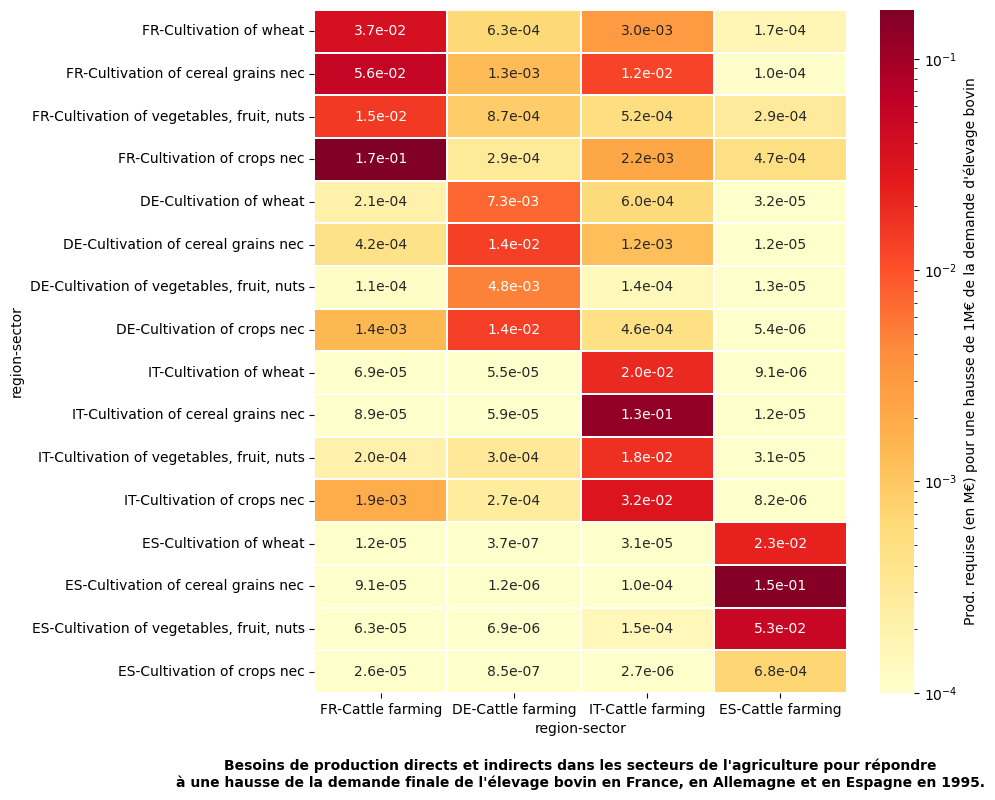
#> input picture Secteur bovin - Chaîne d'Approvisionnement/Heatmap_CattleFarming/ISIC-A_Agriculture/Agri_1995.png, 995 x 800 px, found by its file name
$ jupyter execute --allow-errors heatmap_interactive.ipynb
#> lines starting #> are read from the running program, lines starting #| are printed output that depends on the picture
# Chaîne d'approvisionnement du secteur bovin.

Ce code permet d'observer l'évolution de la chaîne d'approvisionnement du secteur bovin entre 1995 et 2022.

[cell 1]
#importations des librairies
import pymrio
import pandas as pd
import numpy as np
import matplotlib.pyplot as plt
from matplotlib.colors import LogNorm
import seaborn as sns
import os
import imageio

### Choix des industries et des régions.

Nous avons classer les industries presentes dans les bases de données EXIOBASE3 avec la classification des industries qu'utilise les Nations-Unis avec l'International Standard Industrial Classification of All Economic Activities (ISIC). Nous avons utilisé pour classer les industries leur Révision 4 publiée en 2008 que vous pouvez trouver [ici](https://unstats.un.org/unsd/classifications/Econ/Download/In%20Text/ISIC_Rev_4_publication_French.pdf).

Vous pouvez la égalment consulter la classifications des industries presentes dans EXIOBASE3 que nous avons faites ici.

Afin d'observer la chaîne d'approvisionnement du secteur bovin, nous avons pré-selectionné des types d'industries qui nous intéresse et qui nous semble pertinent pour étudier les besoins nécessaires à pour la production du secteur bovin.

Pour cela, nous avons réunis dans le type d'industrie ISIC-A qui correspond aux activités de l

Expliquer pourquoi on a sélectionné ces secteurs

[cell 2]
#Listes des secteurs qui nous intéressent
#Utilisation de la classification des industries des Nations Unies, l'International Standard Industrial Classification of All Economic Activities (ISIC).

#ISIC-A: Agriculture, sylviculture et pêche
Agri_For_Fish = [ 'Cultivation of wheat', 'Cultivation of cereal grains nec',
                 'Cultivation of vegetables, fruit, nuts',
                 'Cultivation of crops nec']

#ISIC-C: Activités de fabrication
Manufacturing_Food = ['Production of meat products nec',
					'Processing vegetable oils and fats',
					'Processing of dairy products',
					'Processing of Food products nec',
					'Manufacture of beverages',
                    'Processing of meat cattle']

Manufacture = ['Manufacture of machinery and equipment n.e.c. (29)',
						'Manufacture of electrical machinery and apparatus n.e.c. (31)',
						'Manufacture of motor vehicles, trailers and semi-trailers (34)',
						'Manufacture of other transport equipment (35)',
						'Manufacture of furniture; manufacturing n.e.c. (36)']

#ISIC-D: Production et distribution d’électricité, de gaz, de vapeur et climatisation
Elec_gas_steam_air = ['Production of electricity by coal',
						'Production of electricity by gas',
						'Production of electricity by petroleum and other oil derivatives',
						'Production of electricity by biomass and waste',
						'Production of electricity by solar photovoltaic',
						'Transmission of electricity',
						'Distribution and trade of electricity',
						'Collection, purification and distribution of water (41)']

#ISIC-H: Transport et entreposage
Land_Transport = ['Transport via railways',
	'Other land transport', 'Supporting and auxiliary transport activities; activities of travel agencies (63)',
	'Post and telecommunications (64)']

#SIC-K/L/M: Activités financières et d’assurances/Activités immobilières/Activités professionnelles, scientifiques et techniques
Financial_insur_state = ['Financial intermediation, except insurance and pension funding (65)',
						'Insurance and pension funding, except compulsory social security (66)',
						'Activities auxiliary to financial intermediation (67)',
						'Real estate activities (70)',
						'Renting of machinery and equipment without operator and of personal and household goods (71)',
						'Computer and related activities (72)',
						'Research and development (73)',
						'Other business activities (74)']

Pouquoi avoir sélectionnée ces pays

[cell 3]
#Liste des régions qui nous interessent
regions = ['FR', 'DE', 'IT', 'ES']

### Nettoyage de l'inverse de la matrice de Leontief

Que represente la matrice inverse de Leontief

[cell 4]
#Creation de la fonction 'load'
def load(year, regions, Agri_For_Fish, Manufacturing_Food, Manufacture, Financial_insur_state, Land_Transport, Elec_gas_steam_air):
    #Chargement des bases de données EXIOBASE3
    path = f"C:/Master 1/Stage/EXIOBASE3/IOT_{year}_ixi.zip"
    exio3 = pymrio.parse_exiobase3(path=path)

    #Commande pymrio qui permet de compléter les parties manquantes de EXIOBASE3
    exio3.calc_all()

    #Utilisation des fonctions Pymrio pour calculer les matrices x et A
    x = pymrio.calc_x(Z=exio3.Z, Y=exio3.Y)
    A = pymrio.calc_A(Z=exio3.Z, x=x)

    #Matrice identité de la même taille que la matrice A
    I = np.identity(A.shape[0])

    #Calcul de l'inverse de (I-A): permet d'obtenir la matrice inverse de Leontief
    inv = np.linalg.inv(I - A)

    #Transformation de 'inv' en DataFrame avec le noms des axes correspondant
    dfinv = pd.DataFrame(inv, index=A.index, columns=A.columns)

    #Multindex: pour les colonnes garde uniquement les secteurs 'Cattle farming' pour toutes les régions
    dfinv = dfinv.loc[:, (slice(None), 'Cattle farming')]

    #Fonction pour filtrer les DataFrames par secteur et région
    def filter(dfinv, regions, sectors):
        #Liste vide
        df_list = []
        #Creation d'une boucle pour chaque région
        for region in regions:
            #Filtrer les lignes avec les régions qui nous intéressent
            df_region = dfinv.loc[dfinv.index.get_level_values('region') == region]
            #Filtrer les lignes avec les secteurs qui nous intéressent
            df_region_filtered = df_region[df_region.index.get_level_values('sector').isin(sectors)]
            #La DataFrame crée pour une région de la boucle est ajoutée à la liste 'df_list'
            df_list.append(df_region_filtered)
            #Concatener les résultats filtrer en une seule DataFrame
        return pd.concat(df_list).loc[:, regions]

    #Applique la fonction à tous les types de secteurs
    dfinv_UE = filter(dfinv, regions, Agri_For_Fish)
    df1inv_UE = filter(dfinv, regions, Manufacturing_Food)
    df2inv_UE = filter(dfinv, regions, Manufacture)
    df3inv_UE = filter(dfinv, regions, Financial_insur_state)
    df4inv_UE = filter(dfinv, regions, Land_Transport)
    df5inv_UE = filter(dfinv, regions, Elec_gas_steam_air)

    #Résultat de la fonction 'load'
    return dfinv_UE, df1inv_UE, df2inv_UE, df3inv_UE, df4inv_UE, df5inv_UE

#> (a cell that did not finish here is left out)

### Création de cartes thermiques pour chaque type de secteur.

[cell 6]
#Heatmap pour le type d'industrie ISIC-A
#Creation d'un répetoires pour enregistrer les heatmap
os.makedirs('Chaine_Approv_Agri', exist_ok=True)

#Modifier la taille de la figure
plt.figure(figsize=(10, 8))

#Fonction pour avoir des notations scientifiques
def scientific_notation(x, pos):
    return f'{x:.1e}'

#Création d'une carte thermique des DataFrames
#> (the rest of this cell did not finish here and is left out)

Mise en log petite valeur

[cell 7]
#Heatmap pour le type d'industrie ISIC-C
#Creation d'un répetoires pour enregistrer les heatmap
os.makedirs('Chaine_Approv_ManuFood', exist_ok=True)

#Modifier la taille de la figure
plt.figure(figsize=(10, 8))

#Fonction pour avoir des notations scientifiques
def scientific_notation(x, pos):
    return f'{x:.1e}'

#Création d'une carte thermique des DataFrames
#> (the rest of this cell did not finish here and is left out)

[cell 8]
#Heatmap pour le type d'industrie ISIC-C
#Creation d'un répetoires pour enregistrer les heatmap
os.makedirs('Chaine_Approv_Manufacture', exist_ok=True)

#Modifier la taille de la figure
plt.figure(figsize=(12, 10))

#Fonction pour avoir des notations scientifiques
def scientific_notation(x, pos):
    return f'{x:.1e}'

#Création d'une carte thermique des DataFrames
#> (the rest of this cell did not finish here and is left out)

[cell 9]
#Heatmap pour le type d'industrie ISIC-K/L/M
#Creation d'un répetoires pour enregistrer les heatmap
os.makedirs('Chaine_Approv_Finance', exist_ok=True)

#Modifier la taille de la figure
plt.figure(figsize=(14, 10))

#Fonction pour avoir des notations scientifiques
def scientific_notation(x, pos):
    return f'{x:.1e}'

#Création d'une carte thermique des DataFrames
#> (the rest of this cell did not finish here and is left out)

[cell 10]
#Heatmap pour le type d'industrie ISIC-H
#Creation d'un répetoires pour enregistrer les heatmap
os.makedirs('Chaine_Approv_Transport', exist_ok=True)

#Modifier la taille de la figure
plt.figure(figsize=(15, 9))

#Fonction pour avoir des notations scientifiques
def scientific_notation(x, pos):
    return f'{x:.1e}'

#Création d'une carte thermique des DataFrames
#> (the rest of this cell did not finish here and is left out)

[cell 11]
#Heatmap pour le type d'industrie ISIC-D
#Creation d'un répetoires pour enregistrer les heatmap
os.makedirs('Chaine_Approv_Energy', exist_ok=True)

#Modifier la taille de la figure
plt.figure(figsize=(15, 9))

#Fonction pour avoir des notations scientifiques
def scientific_notation(x, pos):
    return f'{x:.1e}'

#Création d'une carte thermique des DataFrames
#> (the rest of this cell did not finish here and is left out)

#> (a cell that did not finish here is left out)


[cell 13]
#Modifier la taille de la carte thermique
plt.figure(figsize=(10, 8))

#Notation scientifique
def scientific_notation(x, pos):
    return f'{x:.1e}'

#Création d'une carte thermique des DataFrames
#> (the rest of this cell did not finish here and is left out)

[cell 14]
plt.figure(figsize=(10, 8))

# Define a custom formatter function for scientific notation
def scientific_notation(x, pos):
    return f'{x:.1e}'

#> (the rest of this cell did not finish here and is left out)

### Création d'un GIF

[cell 15]
#Liste vide pour stocker les images créées
images = []

#Liste des chemins des heatmaps
chemins = [f"C:\Master 1\exiobase3-manipulation\Secteur bovin - Chaîne d'Approvisionnement\Heatmap_CattleFarming\ISIC-A_Agriculture\Agri_1995.png",
    f"C:\Master 1\exiobase3-manipulation\Secteur bovin - Chaîne d'Approvisionnement\Heatmap_CattleFarming\ISIC-A_Agriculture\Agri_2022.png"]

#Boucle pour charger chaque chemin de la liste
#> (the rest of this cell did not finish here and is left out)

[cell 16]
# Create a list to hold the images
images = []
#> images = []
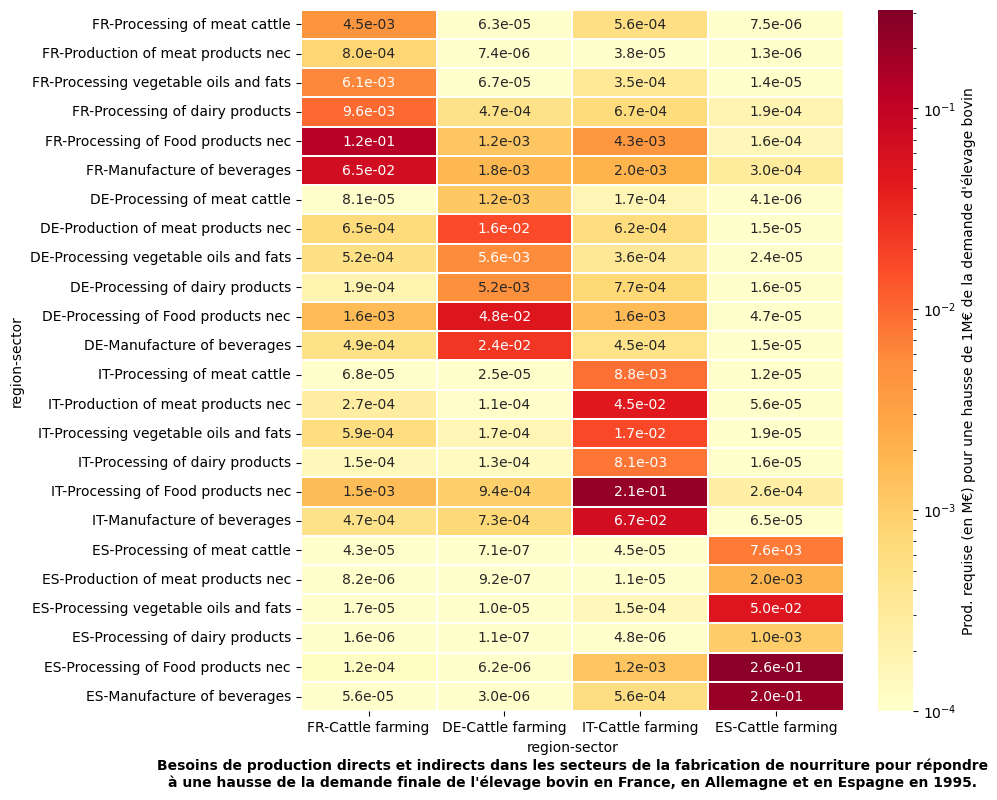
#> input picture Secteur bovin - Chaîne d'Approvisionnement/Heatmap_CattleFarming/ISIC-C_ManuFood/ManuFood_1995.png, 997 x 800 px, found by its file name
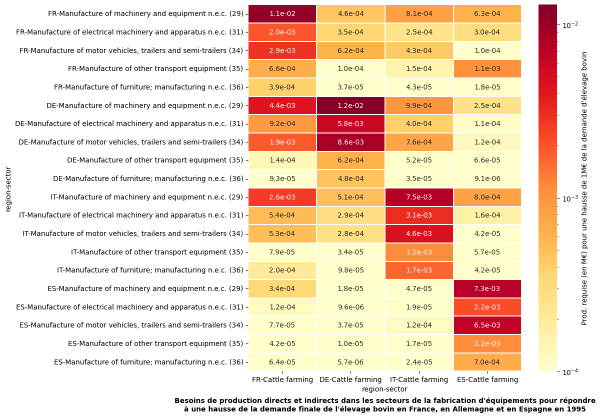
#> input picture Secteur bovin - Chaîne d'Approvisionnement/Heatmap_CattleFarming/ISIC-C_Manufacture/Manufacture_1995.png, 1201 x 835 px, found by its file name (shown at 1/2 size)

# List of file paths for the heatmaps
image_paths = [f"C:\Master 1\exiobase3-manipulation\Secteur bovin - Chaîne d'Approvisionnement\Heatmap_CattleFarming\ISIC-C_ManuFood\ManuFood_1995.png",
    f"C:\Master 1\exiobase3-manipulation\Secteur bovin - Chaîne d'Approvisionnement\Heatmap_CattleFarming\ISIC-C_ManuFood\ManuFood_2022.png"]

# Load each image and append to the list
#> (the rest of this cell did not finish here and is left out)

[cell 17]
# Create a list to hold the images
images = []

# List of file paths for the heatmaps
image_paths = [f"C:\Master 1\exiobase3-manipulation\Secteur bovin - Chaîne d'Approvisionnement\Heatmap_CattleFarming\ISIC-C_Manufacture\Manufacture_1995.png",
    f"C:\Master 1\exiobase3-manipulation\Secteur bovin - Chaîne d'Approvisionnement\Heatmap_CattleFarming\ISIC-C_Manufacture\Manufacture_2022.png"]

# Load each image and append to the list
#> (the rest of this cell did not finish here and is left out)
